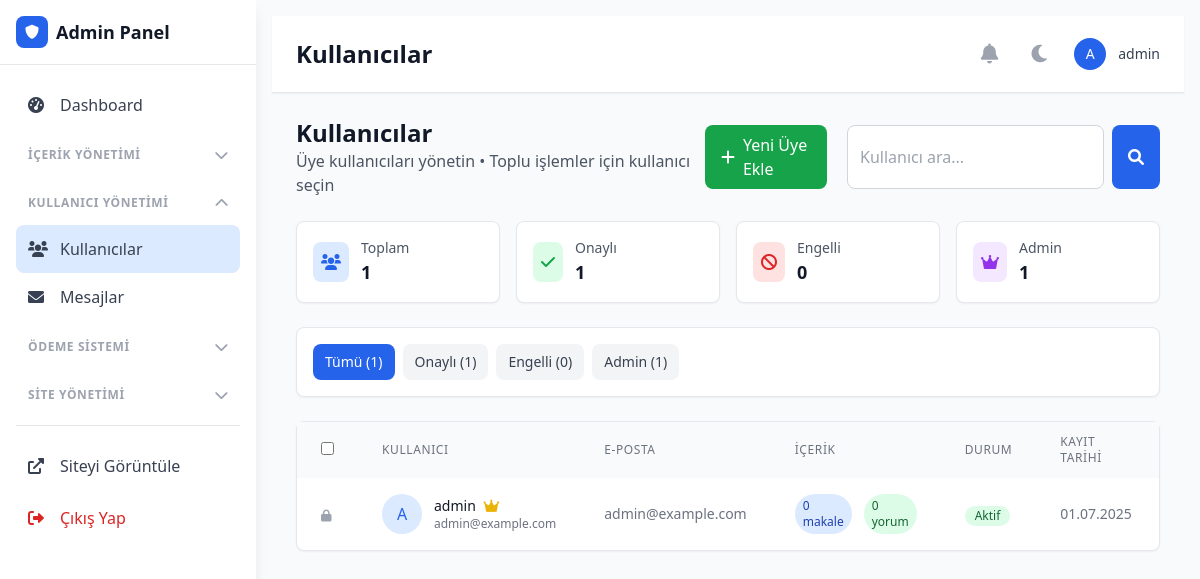
Page /admin/index.php?page=users (signed in) on the committed database.
### tables this page shows
CREATE TABLE `users` (
  `id` int(11) NOT NULL,
  `username` varchar(50) NOT NULL,
  `email` varchar(100) NOT NULL,
  `password` varchar(255) NOT NULL,
  `profile_image` varchar(255) DEFAULT NULL,
  `bio` text DEFAULT NULL,
  `is_approved` tinyint(1) DEFAULT 0,
  `is_premium` tinyint(1) DEFAULT 0,
  `premium_expires_at` datetime DEFAULT NULL,
  `two_factor_secret` varchar(32) DEFAULT NULL,
  `is_admin` tinyint(1) DEFAULT 0,
  `theme_preference` enum('light','dark') DEFAULT 'light',
  `language_preference` varchar(5) DEFAULT 'tr',
  `created_at` timestamp NOT NULL DEFAULT current_timestamp(),
  `updated_at` timestamp NOT NULL DEFAULT current_timestamp() ON UPDATE current_timestamp(),
  `location` varchar(100) DEFAULT NULL,
  `website` varchar(255) DEFAULT NULL,
  `twitter` varchar(100) DEFAULT NULL,
  `facebook` varchar(100) DEFAULT NULL,
  `instagram` varchar(100) DEFAULT NULL,
  `linkedin` varchar(100) DEFAULT NULL,
  `tiktok` varchar(100) DEFAULT NULL,
  `youtube` varchar(100) DEFAULT NULL,
  `github` varchar(100) DEFAULT NULL
);

### admin/index.php (the view, shortened to what the rows shown need)
<?php
require_once '../config/database.php';
require_once '../includes/functions.php';
$db = null;
try {
    $database = new Database();
    $db = $database->pdo;
} catch (Exception $e) {
    $database_error = $e->getMessage();
    $recentArticles = [];
    $pendingComments = [];
    $newUsers = [];
    $recentActivities = [];
}
$current_page = $_GET['page'] ?? 'dashboard';
?>
<!DOCTYPE html>
<html lang="tr" class="<?php echo getCurrentTheme(); ?>">
<head>
    <script src="https://cdn.tailwindcss.com"></script>
    <link href="https://cdnjs.cloudflare.com/ajax/libs/font-awesome/6.0.0/css/all.min.css" rel="stylesheet">
    <link href="https://cdn.jsdelivr.net/npm/chart.js@4.0.1/dist/chart.min.css" rel="stylesheet">
</head>
<body class="bg-gray-50 dark:bg-gray-900">
    <div id="main-content" class="md:ml-64 min-h-screen p-4 content-transition">
        <header class="bg-white dark:bg-gray-800 shadow-sm border-b border-gray-200 dark:border-gray-700">
            <div class="flex items-center justify-between px-6 py-4">
                <div class="flex items-center space-x-4">
                    <h1 class="text-2xl font-bold text-gray-900 dark:text-white">
                        <?php
                        $page_titles = [
                            'dashboard' => 'Dashboard',
                            'activities' => 'Tüm Aktiviteler',
                            'articles' => 'Makaleler',
                            'categories' => 'Kategoriler',
                            'comments' => 'Yorumlar',
                            'headline-display' => 'Manşet Gösterimi',
                            'article-display' => 'Makale Gösterimi',
                            'users' => 'Kullanıcılar',
                            'messages' => 'Mesajlar',
                            'payments' => 'Ödemeler',
                            'subscriptions' => 'Abonelik Planları',
                            'promo-codes' => 'Promosyon Kodları',
                            'settings' => 'Site Ayarları',
                            'ads' => 'Reklamlar',
                            'analytics' => 'Analitik',
                            'backups' => 'Yedekleme',
                            'cloudflare' => 'Cloudflare CAPTCHA',
                            'sitemap' => 'Sitemap Yönetimi',
                            'maintenance-mode' => 'Bakım Modu',
                            'cookies' => 'Çerez Ayarları'
                        ];
                        echo $page_titles[$current_page] ?? 'Dashboard';
                        ?>
                    </h1>
                </div>
                <div class="flex items-center space-x-4">
                    <div class="flex items-center space-x-3">
                        <div class="w-8 h-8 bg-blue-600 rounded-full flex items-center justify-center">
                            <span class="text-white text-sm font-medium"><?php echo strtoupper(substr(getCurrentUser()['username'], 0, 1)); ?></span>
                        </div>
                        <span class="text-sm font-medium text-gray-700 dark:text-gray-300"><?php echo getCurrentUser()['username']; ?></span>
                    </div>
                </div>
            </div>
        </header>
        <main class="p-6">
            <?php
            switch($current_page) {
                case 'users':
                    include 'pages/users.php';
                    break;
            }
            ?>
        </main>
    </div>
</body>
</html>

### admin/pages/users.php (shortened to what the rows shown need)
<?php
require_once __DIR__ . '/../../config/database.php';
try {
    $page = intval($_GET['p'] ?? 1);
    $perPage = 10;
    $offset = ($page - 1) * $perPage;
    $whereConditions = [];
    $params = [];
    $whereClause = !empty($whereConditions) ? 'WHERE ' . implode(' AND ', $whereConditions) : '';
    $usersQuery = "SELECT u.*,
                          COUNT(DISTINCT a.id) as article_count,
                          COUNT(DISTINCT c.id) as comment_count
                   FROM users u
                   LEFT JOIN articles a ON u.id = a.user_id
                   LEFT JOIN comments c ON u.id = c.user_id
                   $whereClause
                   GROUP BY u.id
                   ORDER BY u.created_at DESC
                   LIMIT $perPage OFFSET $offset";
    $usersStmt = $db->prepare($usersQuery);
    $usersStmt->execute($params);
    $users = $usersStmt->fetchAll();
} catch (Exception $e) {
    $error = "Veritabanı hatası: " . $e->getMessage();
    $users = [];
    $stats = ['total' => 0, 'approved' => 0, 'blocked' => 0, 'admin' => 0];
    $totalPages = 1;
    $totalUsers = 0;
}
?>
<div class="flex flex-col lg:flex-row justify-between items-start lg:items-center mb-6">
    <div>
        <h2 class="text-2xl font-bold text-gray-900 dark:text-white">Kullanıcılar</h2>
    </div>
</div>
<div class="bg-white dark:bg-gray-800 rounded-lg shadow-sm border border-gray-200 dark:border-gray-700">
    <div class="overflow-x-auto">
        <table class="w-full">
            <thead class="bg-gray-50 dark:bg-gray-900">
                <tr>
                    <th class="px-6 py-3 text-left text-xs font-medium text-gray-500 dark:text-gray-400 uppercase tracking-wider">
                        <input type="checkbox" id="selectAll" class="rounded border-gray-300 text-blue-600 focus:ring-blue-500">
                    </th>
                    <th class="px-6 py-3 text-left text-xs font-medium text-gray-500 dark:text-gray-400 uppercase tracking-wider">Kullanıcı</th>
                    <th class="px-6 py-3 text-left text-xs font-medium text-gray-500 dark:text-gray-400 uppercase tracking-wider">E-posta</th>
                    <th class="px-6 py-3 text-left text-xs font-medium text-gray-500 dark:text-gray-400 uppercase tracking-wider">İçerik</th>
                    <th class="px-6 py-3 text-left text-xs font-medium text-gray-500 dark:text-gray-400 uppercase tracking-wider">Durum</th>
                    <th class="px-6 py-3 text-left text-xs font-medium text-gray-500 dark:text-gray-400 uppercase tracking-wider">Kayıt Tarihi</th>
                    <th class="px-6 py-3 text-left text-xs font-medium text-gray-500 dark:text-gray-400 uppercase tracking-wider">İşlemler</th>
                </tr>
            </thead>
            <tbody class="divide-y divide-gray-200 dark:divide-gray-700">
                <?php if (!empty($users)): ?>
                    <?php foreach ($users as $user): ?>
                    <tr class="hover:bg-gray-50 dark:hover:bg-gray-900">
                        <td class="px-6 py-4">
                            <?php if ($user['id'] != getCurrentUser()['id']): ?>
                            <input type="checkbox" name="selected_users[]" value="<?php echo $user['id']; ?>"
                                   class="user-checkbox rounded border-gray-300 text-blue-600 focus:ring-blue-500">
                            <?php else: ?>
                            <span class="text-gray-400 dark:text-gray-600" title="Kendinizi seçemezsiniz">
                                <i class="fas fa-lock text-xs"></i>
                            </span>
                            <?php endif; ?>
                        </td>
                        <td class="px-6 py-4">
                            <div class="flex items-center">
                                <div class="w-10 h-10 bg-blue-100 dark:bg-blue-900 rounded-full flex items-center justify-center">
                                    <span class="text-blue-600 dark:text-blue-400 font-medium">
                                        <?php echo strtoupper(substr($user['username'], 0, 1)); ?>
                                    </span>
                                </div>
                                <div class="ml-3">
                                    <p class="text-sm font-medium text-gray-900 dark:text-white">
                                        <?php echo htmlspecialchars($user['username']); ?>
                                        <?php if ($user['is_admin']): ?>
                                        <i class="fas fa-crown text-yellow-500 ml-1" title="Admin"></i>
                                        <?php endif; ?>
                                    </p>
                                    <p class="text-xs text-gray-500 dark:text-gray-400">
                                        <?php echo htmlspecialchars($user['email']); ?>
                                    </p>
                                </div>
                            </div>
                        </td>
                        <td class="px-6 py-4 text-sm text-gray-500 dark:text-gray-400">
                            <?php echo htmlspecialchars($user['email']); ?>
                        </td>
                        <td class="px-6 py-4 text-sm text-gray-900 dark:text-white">
                            <div class="flex space-x-3">
                                <span class="bg-blue-100 text-blue-800 dark:bg-blue-900 dark:text-blue-200 px-2 py-1 rounded-full text-xs">
                                    <?php echo $user['article_count']; ?> makale
                                </span>
                                <span class="bg-green-100 text-green-800 dark:bg-green-900 dark:text-green-200 px-2 py-1 rounded-full text-xs">
                                    <?php echo $user['comment_count']; ?> yorum
                                </span>
                            </div>
                        </td>
                        <td class="px-6 py-4">
                            <span class="inline-flex items-center px-2.5 py-0.5 rounded-full text-xs font-medium
                                <?php echo $user['is_approved'] ? 'bg-green-100 text-green-800 dark:bg-green-900 dark:text-green-200' : 'bg-red-100 text-red-800 dark:bg-red-900 dark:text-red-200'; ?>">
                                <?php echo $user['is_approved'] ? 'Aktif' : 'Engelli'; ?>
                            </span>
                        </td>
                        <td class="px-6 py-4 text-sm text-gray-500 dark:text-gray-400">
                            <?php echo date('d.m.Y', strtotime($user['created_at'])); ?>
                        </td>
                        <td class="px-6 py-4">
                        </td>
                    </tr>
                    <?php endforeach; ?>
                <?php endif; ?>
            </tbody>
        </table>
    </div>
</div>

### rows in the picture
users: username "A", username "admin", is_admin 1 (drawn), email "admin@example.com", article_count "0", comment_count "0", is_approved "Aktif", created_at "01.07.2025"

### other values in the picture
$page_titles[$current_page] "Kullanıcılar"
$stats['total'] "1"
$stats['approved'] "1"
$stats['blocked'] "0"
$stats['admin'] "1"
